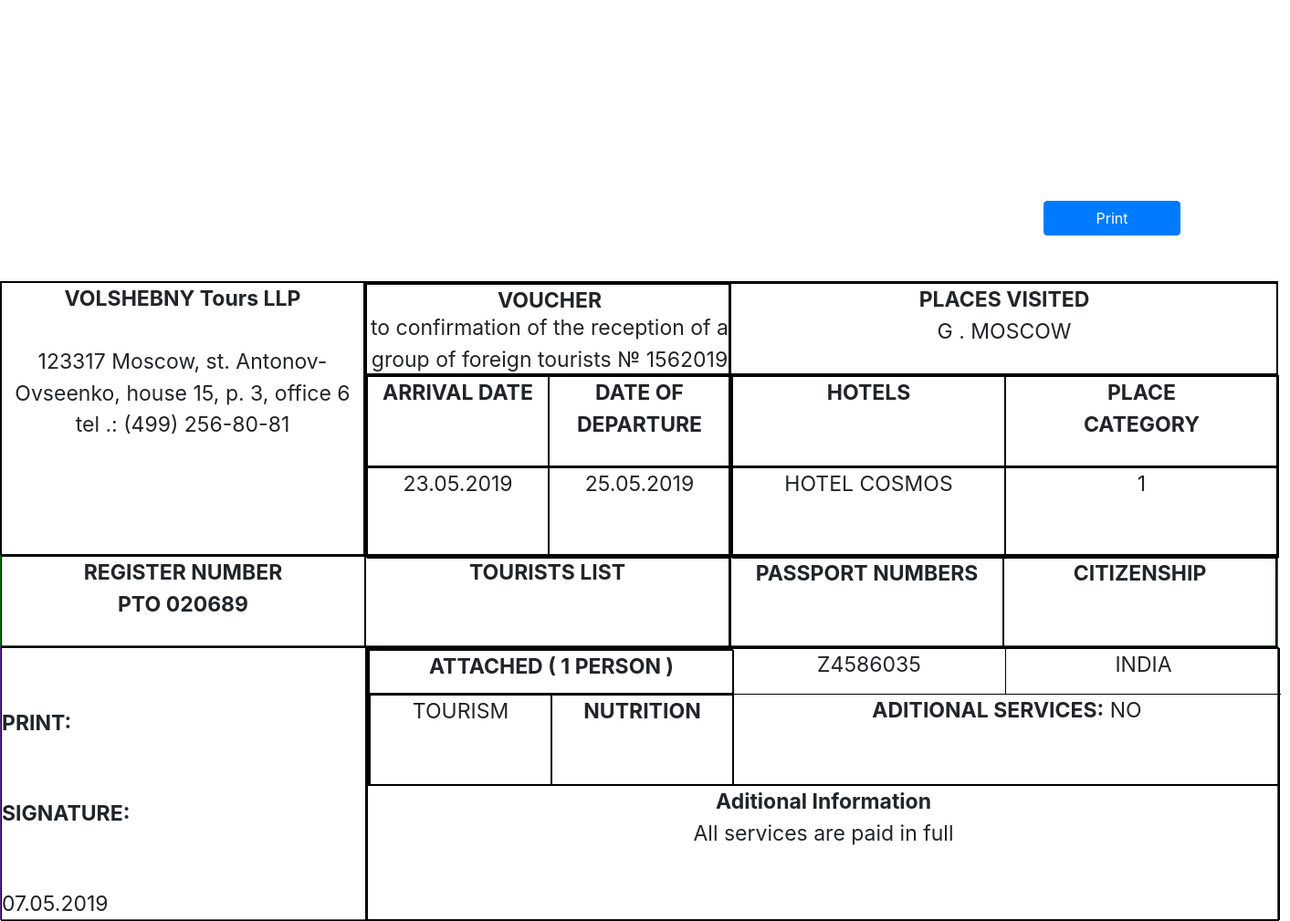
/english_voucher/8, run on the app's committed database.
### generateletter/models.py (models this page shows, shortened)
class Visaletters(models.Model):
    Organization_Details = models.ForeignKey(Organization,on_delete=models.PROTECT,related_name="Organization_Name",)
    MULTIPLICITY = (
        ("single", "single"),
        ("double", "double"),
    )
    PAS = (("1", "1"), ("2", "2"), ("3", "3"), ("4", "4"), ("5", "5"))
    TOUR = (
        ("TOURISM","TOURISM"),
        ("AIM TOURISM","AIM TOURISM")
    )
    GENDER = (
        ("M","M"),
        ("F","F"),
    )
    def number():
        no = Visaletters.objects.count()
        if no == None:
            return 1
        else:
            return (int(str( ( 220 - 64 ) + no + 1 )+"2019"))
    multiplicity = models.CharField(choices=MULTIPLICITY, default="SINGLE",max_length=100)
    no_passengers = models.IntegerField(default=1)
    Country = CountryField(blank_label='(select country)')
    Tourism= models.CharField(choices=TOUR, default="TOURISM",max_length= 100 )
    entry_from = models.CharField(max_length=200)
    departure_to = models.CharField(max_length=200)
    Visa_Letter_Number = models.IntegerField(default=number)
    Visa_Letter_N = models.CharField(default = str(number),editable=False,max_length=200)
    Date_of_letter = models.CharField(max_length=200, blank=True)
    Routes_and_Places = models.CharField(max_length=500, default="moscow")
    hotels = models.CharField(max_length=264)
    multi = (("Paid", "Paid"), ("unpaid", "unpaid"))
    Payment_status = models.CharField(max_length=200, choices=multi, default="unpaid")
    amount = models.PositiveIntegerField()
    firstname_1 = models.CharField(max_length=264)
    lastname_1 = models.CharField(max_length=264)
    Passport_Number_1 = models.CharField(max_length=200, unique=True)
    Date_Of_Birth_1 = models.CharField(max_length=200)
    Sex_1 = models.CharField(choices=GENDER,max_length=100)
    firstname_2 = models.CharField(max_length=264, blank=True)
    lastname_2 = models.CharField(max_length=264, blank=True)
    Passport_Number_2 = models.CharField(max_length=200, blank=True)
    Date_Of_Birth_2 = models.CharField(max_length=200, blank=True)
    Sex_2 = models.CharField(max_length=100,choices=GENDER, blank=True)
    firstname_3 = models.CharField(max_length=264, blank=True)
    lastname_3 = models.CharField(max_length=264, blank=True)
    Passport_Number_3 = models.CharField(max_length=200, blank=True)
    Date_Of_Birth_3 = models.CharField(max_length=200, blank=True)
    Sex_3 = models.CharField(max_length=100,choices=GENDER, blank=True)
    firstname_4 = models.CharField(max_length=264, blank=True)
    lastname_4 = models.CharField(max_length=264, blank=True)
    Passport_Number_4 = models.CharField(max_length=200, blank=True)
    Date_Of_Birth_4 = models.CharField(max_length=200, blank=True)
    Sex_4 = models.CharField(max_length=100,choices=GENDER, blank=True)
    firstname_5 = models.CharField(max_length=264, blank=True)
    lastname_5 = models.CharField(max_length=264, blank=True)
    Passport_Number_5 = models.CharField(max_length=200, blank=True)
    Date_Of_Birth_5 = models.CharField(max_length=200, blank=True)
    Sex_5 = models.CharField(max_length=100,choices=GENDER, blank=True)
    class Meta:
        verbose_name_plural = "Fill Form to Generate Visa Letter and Voucher"

### generateletter/views.py (the view)
# urls.py: path("english_voucher/<int:pk>", views.gen_eng_voucher.as_view(), name="gen_eng_voucher"),
class gen_eng_voucher(DetailView):
    model = Visaletters
    context_object_name = "english_voucher"
    template_name = "generateletter/gen_eng_voucher.html"

### templates/generateletter/gen_eng_voucher.html (shortened to what this page needs)
<!doctype html>
<html lang="en">
<head>
  <link rel="stylesheet" href="https://stackpath.bootstrapcdn.com/bootstrap/4.3.1/css/bootstrap.min.css"
>
</head>
                <button id="printPageButton" class="btn btn-primary" onClick="window.print();" style="float: right; margin-right:120px; margin-bottom:50px; width:150px;">Print</button>
    <body>
      <div class="page parent " style="margin-top:220px;">
        <div class="child1">
          <div class="child1_1 text-center font"><b>VOLSHEBNY Tours LLP</b><br>
            <p>123317 Moscow, st. Antonov-Ovseenko, house 15, p. 3, office 6 tel .: (499) 256-80-81
            </p>
          </div>
          <div class="child1_1">
            <div class="child1_2 text-center">
              <div class="extramain">
                <div class="extra3 font"><b>VOUCHER</b></div>
                <div class="extra4 font">to confirmation of the reception of a group of foreign tourists № {{ english_voucher.Visa_Letter_Number  }}
                </div>
              </div>
            </div>
            <div class="child1_5">
              <div class="child1_2">
                <div class="smallbox text-center font">
                 <b> ARRIVAL DATE</b>
                </div>
                <div class="smallbox text-center font">
                  <b>DATE OF DEPARTURE</b>
                </div>
              </div>
              <div class="child1_2">
                <div class="smallbox text-center font">
                  {{english_voucher.entry_from}}
                </div>
                <div class="smallbox text-center font">
                  {{english_voucher.departure_to}}
                </div>
              </div>
            </div>
          </div>
          <div class="child1_4">
            <div class="longbox text-center font"><b>PLACES VISITED</b><br>
              <p class="text-uppercase font">{{english_voucher.Routes_and_Places}}</p>
            </div>
            <div class="mediumbox">
              <div class="smediumbox">
                <div class="smallbox2 text-center font">
                  <b> HOTELS<br>
                  </b>
                </div>
                <div class="smallbox2 text-center font">
                  <b> PLACE <br>
                    CATEGORY</b>
                </div>
              </div>
              <div class="smediumbox">
                <div class="smallbox2 text-center font">
                  {{english_voucher.hotels}}
                </div>
                <div class="smallbox2 text-center font">
                  {{english_voucher.no_passengers}}
                </div>
              </div>
            </div>
          </div>
        </div>
        <div class="child2">
          <div class="child2_1 text-center font"><b>
              REGISTER NUMBER<br>
              РТО 020689
            </b></div>
          <div class="child2_1 text-center font"><b>
              TOURISTS LIST
            </b></div>
          <div class="child2_2">
            <div class="child2_3 text-center font"><b>
                PASSPORT NUMBERS
              </b></div>
            <div class="child2_3 text-center font"><b>CITIZENSHIP</b></div>
          </div>
        </div>
        <div class="child3">
          <div class="child1_1">
            <div class="extra font"><b>PRINT:</b></div>
            <div class="extra1 font"><b>SIGNATURE:</b></div>
            <div class="extra2 font"> {{english_voucher.Date_of_letter}}</div>
          </div>
          <div class="child3_1">
            <div class="child3_2">
              <div class="child3_4">
                <div class="child3_6 text-center font">
                  <b>ATTACHED ( 1 PERSON ) </b>
                </div>
                <div class="child3_7">
                  <div class="child3_8 text-center font">
                    {{english_voucher.Tourism}}
                  </div>
                  <div class="child3_9 text-center font"><b>NUTRITION</b> <br>
                  </div>
                </div>
              </div>
              <div class="child3_5">
                <div class="child3_10">
                  <div class="child3_12 text-center font">
                    {{english_voucher.Passport_Number_1}}
                  </div>
                  <div class="child3_13 text-center"> <span class="text-uppercase font"> {{english_voucher.Country.name}} </span></div>
                </div>
                <div class="child3_11 text-center font"><b>ADITIONAL SERVICES:</b> NO</div>
              </div>
            </div>
            <div class="child3_3 text-center font"><b>Aditional Information</b><br>All services are paid in full
            </div>
          </div>
        </div>
      </div>
</body>
</html>

### templates/generateletter/gen_eng_voucher.html (style rules this page uses)
.font { font-size: 23px; }
.child1 { width: 1400px; height: 300px; margin: 0; border: 0.5px solid black; display: flex; flex-direction: row; }
.child2 { width: 1400px; height: 100px; margin: 0; border: 0.5px solid green; display: flex; flex-direction: row; }
.child3 { width: 1400px; height: 300px; margin: 0; border: 0.5px solid rebeccapurple; display: flex; flex-direction: row; }
.child1_1 { width: 400px; height: 300px; border: 0.5px solid black; display: flex; flex-direction: column; }
.child1_2 { width: 400px; height: 100px; border: 0.5px solid black; display: flex; flex-direction: row; }
.child1_4 { width: 600PX; height: 300px; border: 0.5px solid black; }
.child1_5 { height: 200px; width: 400px; border: 0.5px solid black; }
.smallbox { height: 100px; width: 200px; border: 0.5px solid black; }
.longbox { height: 100px; width: 600px; border: 0.5px solid black; }
.mediumbox { height: 200px; width: 600px; border: 0.5px solid black; }
.smediumbox { height: 100px; width: 600px; border: 0.5px solid black; display: flex; flex-direction: row; }
.smallbox2 { height: 100px; width: 300px; border: 0.5px solid black; }
.child2_1 { height: 100px; width: 400px; border: 0.5px solid black; }
.child2_2 { height: 100px; width: 600px; border: 0.5px solid black; display: flex; flex-direction: row; }
.child2_3 { height: 100px; width: 300px; border: 0.5px solid black; }
.child3_1 { height: 300px; width: 1000px; border: 0.5px solid black; display: flex; flex-direction: column; }
.child3_2 { height: 150px; width: 1000px; border: 0.5px solid black; display: flex; flex-direction: row; }
.child3_3 { height: 150px; width: 1000px; border: 0.5px solid black; }
.child3_4 { height: 150px; width: 400px; border: 0.5px solid black; display: flex; flex-direction: column; }
.child3_5 { height: 150px; width: 600px; display: flex; flex-direction: column; }
.child3_6 { height: 50px; width: 400px; border: 0.5px solid black; }
.child3_7 { height: 100px; width: 400px; border: 0.5px solid black; display: flex; flex-direction: row; }
.child3_8 { height: 100px; width: 200px; border: 0.5px solid black; }
.child3_9 { height: 100px; width: 200px; border: 0.5px solid black; }
.child3_10 { height: 50px; width: 600px; display: flex; flex-direction: row; }
.child3_12 { height: 50px; width: 299px; border-right: 0.5px solid black; border-bottom: 0.5px solid black; }
.child3_13 { height: 50px; width: 301px; border-bottom: 0.5px solid black; }
.child3_11 { height: 100px; width: 600px; }
.extra { height: 100px; width: 400px; display: flex; align-items: flex-end; }
.extra1 { height: 100px; width: 400px; display: flex; align-items: flex-end; }
.extra2 { height: 100px; width: 400px; display: flex; align-items: flex-end; }
.extra3 { height: 30px; width: 400px; }
.extra4 { height: 70px; width: 400px; }
.extramain { width: 400px; height: 100px; border: 0.5px solid black; display: flex; flex-direction: column; }
.page { -webkit-transform: rotate(90deg); -moz-transform: rotate(90deg); filter: progid:DXImageTransform.Microsoft.BasicImage(rotation=3); }

### data on the page
Visaletters: Visa_Letter_Number "1562019", entry_from "23.05.2019", departure_to "25.05.2019", Routes_and_Places "G . MOSCOW", hotels "HOTEL COSMOS", no_passengers "1", Date_of_letter "07.05.2019", Tourism "TOURISM", Passport_Number_1 "Z4586035", Country.name "INDIA"
